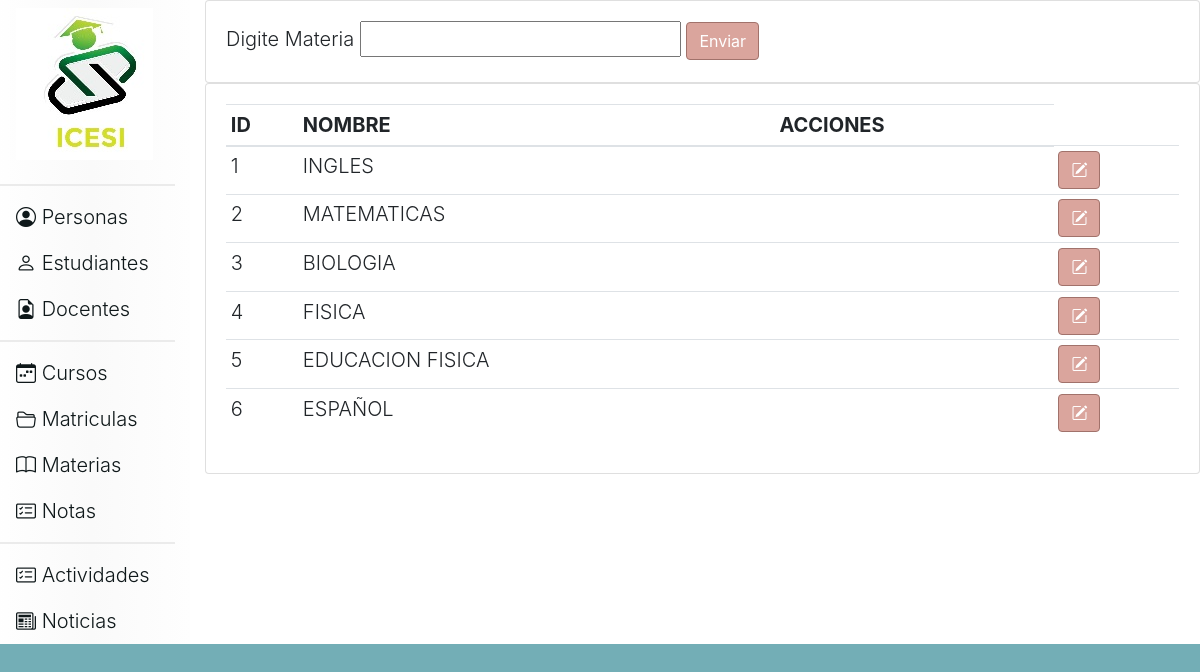
The app's page /materias, older data.
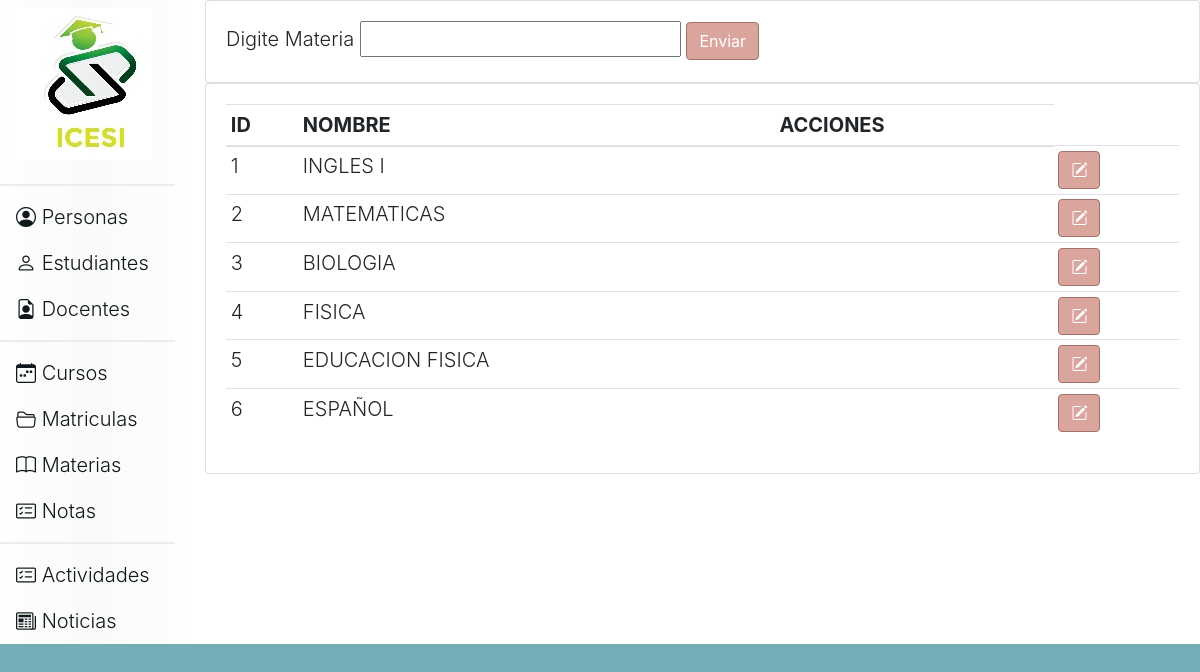
The same page, newer data.
### tables this page shows
CREATE TABLE materias (id INTEGER PRIMARY KEY AUTOINCREMENT UNIQUE NOT NULL, nombre_materia CHAR (30));

### app.py (the view)
@app.route('/materias',methods=('GET','POST'))
def materias():
    if request.method == 'POST':
        materia=request.form['txtMateria']
        r=controller.MateriaGuardar(materia)
        response=controller.MateriasListar()
        return render_template('materias.html',lista=response)
    else:
        response=controller.MateriasListar()
        return render_template('materias.html',lista=response)

### controller.py (called while the page is built)
def Conectar():
    conexion= sqlite3.connect("ciclo3db.db")
    return conexion

def MateriasListar():
    conn= Conectar()
    cursor= conn.execute("SELECT * FROM MATERIAS")
    return cursor.fetchall() #item
    conn.close()

### templates/materias.html (shortened to what this page needs)
{% extends 'head.html' %}
{% block contenido %}
    <div class="card">
        <div class="card-body">
            <form action="/materias" method="POST" >
                <label for="">Digite Materia</label>
                <input type="text" name="txtMateria" required>
                <button type="submit" class="asignar-deco btn btn-primary">Enviar</button>
            </form>
        </div>
    </div>
    <div class="card">
        <div class="card-body">
            <table class="table table-sm">
                <thead>
                    <tr>
                        <th>ID</th>
                        <th>NOMBRE</th>
                        <th>ACCIONES</th>
                    </tr>
                </thead>
                    <tbody>
            {% for item in lista %}
            <tr>
                <td>{% print(item[0])%}</td>
                <td>{% print(item[1])%}</td>
                <td>{% print(item[2])%}</td>
                <td>
                    <form action="/materias_editar" method="POST">
                        <button type="submit" class="btn btn-primary"><i class="bi bi-pencil-square"></i></button>
                    </form>
                </td>
            </tr>
            {% endfor %}
        </tbody>
    </table>
{% endblock %}

Row changes from the older to the newer data that the page shows:
changed materias id 1: nombre_materia "INGLES" → "INGLES I"
